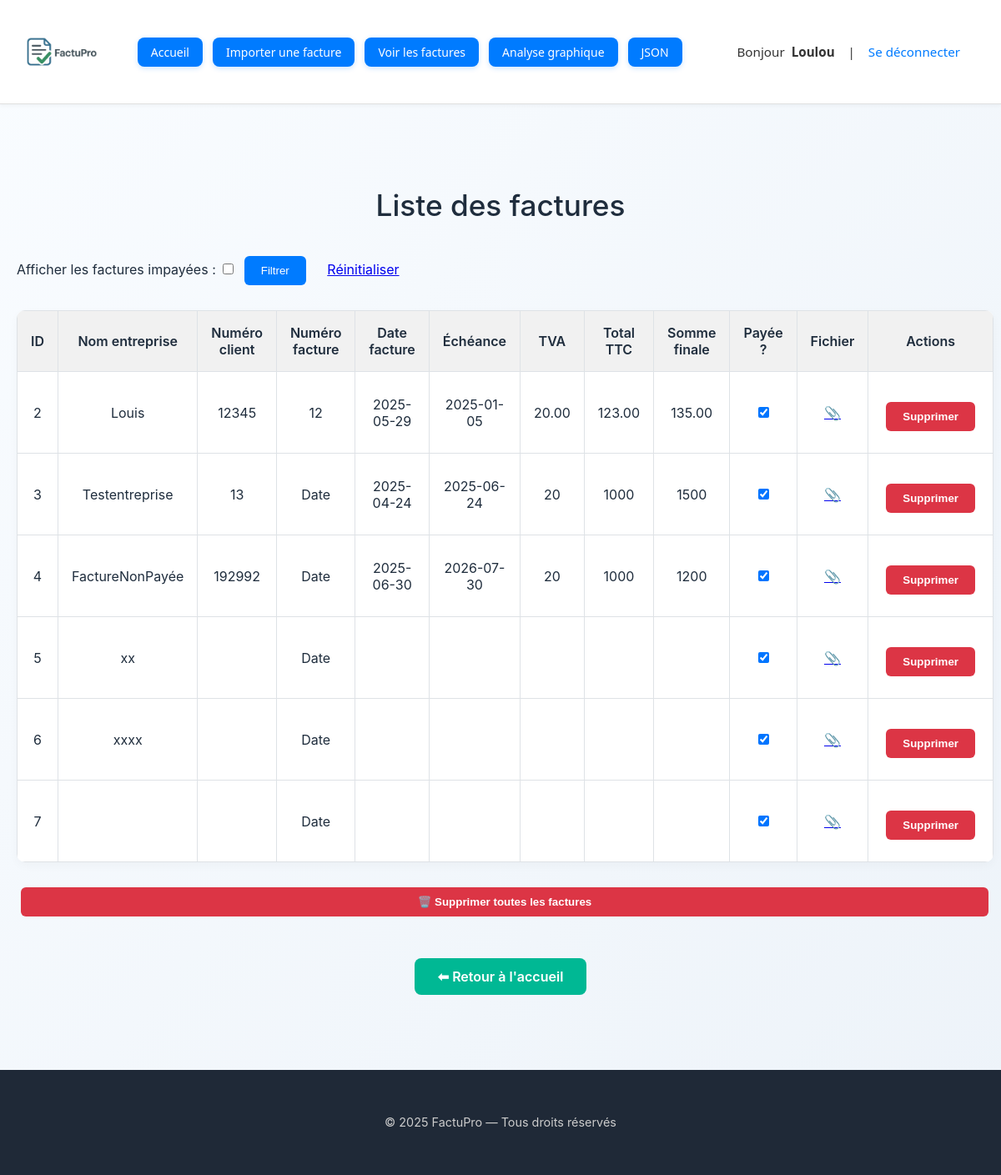
The page /factures (signed in) on the database as committed earlier.
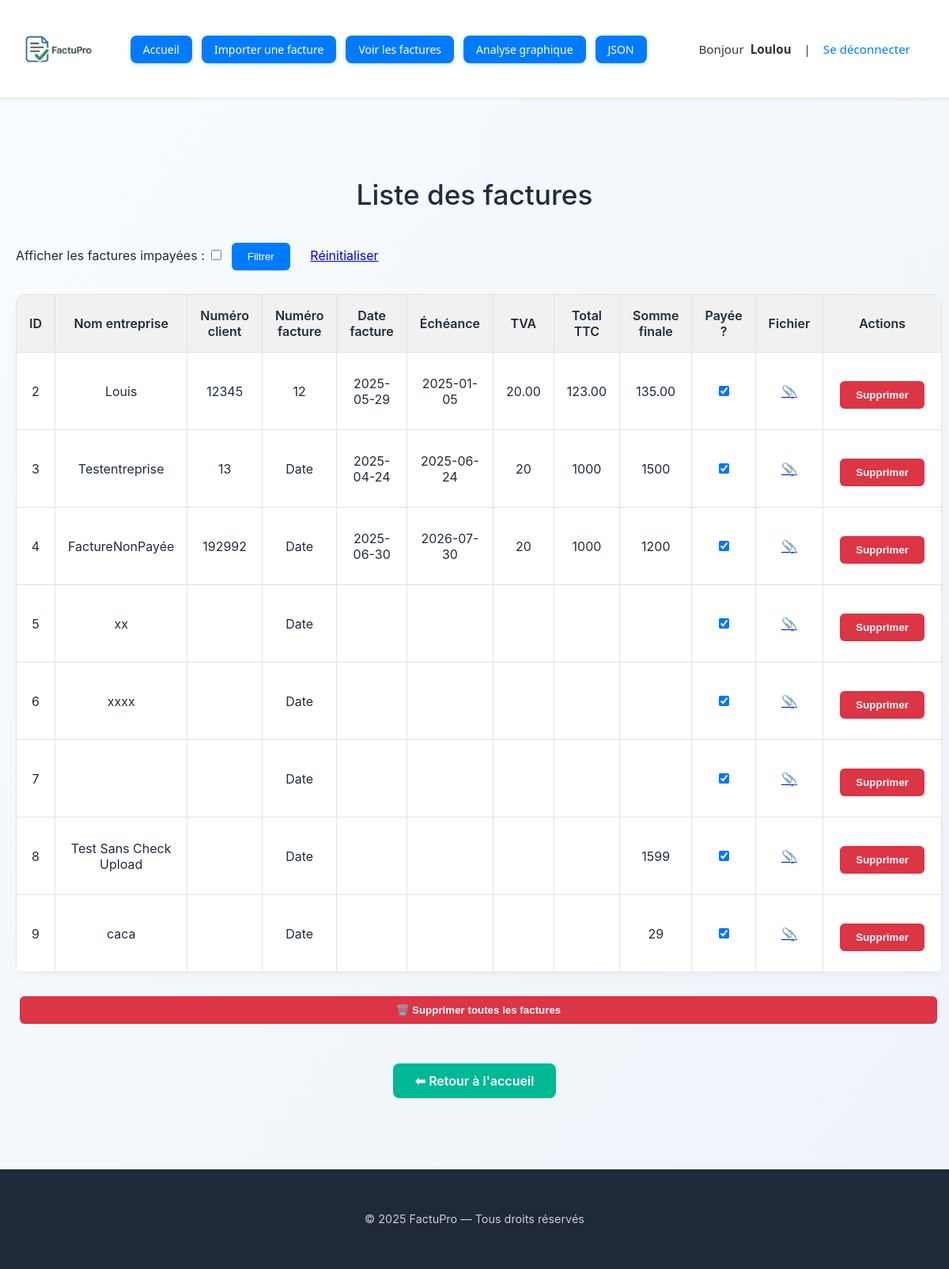
The same page on the database as committed later.
### tables this page shows
CREATE TABLE factures (
            id INTEGER PRIMARY KEY AUTOINCREMENT,
            fournisseur TEXT,
            date_facture TEXT,
            numero_facture TEXT,
            montant_total TEXT,
            TVA TEXT,
            utilisateur_id INTEGER,
            nom_fichier TEXT,
            facture_payee INTEGER DEFAULT 0,
            numero_client TEXT,
            echeance TEXT,
            somme_finale TEXT, payee INTEGER,
            FOREIGN KEY (utilisateur_id) REFERENCES utilisateurs(id)
        );

### app.py (the view)
@app.route('/factures')
def afficher_factures():
    conn = sqlite3.connect('factures.db')
    c = conn.cursor()
    c.execute('SELECT * FROM factures WHERE utilisateur_id = ?', (session['utilisateur_id'],))
    factures = c.fetchall()
    conn.close()
    payee_filter = request.args.get('checkbox_paiement')  # '1' si cochée, None sinon
    filter_active = request.args.get('filter_active', '0') == '1'  # '1' si le filtre est actif
    if filter_active:
        if payee_filter == '1':
            factures = [f for f in factures if str(f[7]) in ['1', 'True', 'true']]
    return render_template('factures.html', factures=factures)

### app.py (called while the page is built)
@app.before_request
def verifier_connexion():
    if request.endpoint in ['upload', 'afficher_factures', 'analyse'] and 'utilisateur_id' not in session:
        return redirect(url_for('login'))

@app.context_processor
def injecter_pseudo():
    return {"pseudo": session.get("pseudo")}

### templates/factures.html (shortened to what this page needs)
<!DOCTYPE html>
<html lang="fr">
<head>
    <link rel="stylesheet" href="/static/style.css">
</head>
<body>
    {% include 'header.html' %}
    <div class="container">
        <h1>Liste des factures</h1>
<form method="GET" action="{{ url_for('afficher_factures') }}" class="filter-form" style="margin-bottom: 1em;">
    <label for="facture_payee">Afficher les factures impayées :</label>
    <input type="checkbox" id="checkbox_paiement" name="checkbox_paiement" value="1" {% if request.args.get('facture_payee') == '1' %}checked{% endif %}>
    <button type="submit">Filtrer</button>
    <a href="{{ url_for('afficher_factures') }}" style="margin-left: 1em;">Réinitialiser</a>
</form>
        <table>
            <tr>
                <th>ID</th>
                <th>Nom entreprise</th>
                <th>Numéro client</th>
                <th>Numéro facture</th>
                <th>Date facture</th>
                <th>Échéance</th>
                <th>TVA</th>
                <th>Total TTC</th>
                <th>Somme finale</th>
                <th>Payée ?</th>
                <th>Fichier</th>
                <th>Actions</th>
            </tr>
            {% for f in factures %}
            <tr>
                <td>{{ f[0] }}</td>
                <td>{{ f[1] }}</td>
                <td>{{ f[9] }}</td>
                <td>{{ f[3] }}</td>
                <td>{{ f[2] }}</td>
                <td>{{ f[10] }}</td>
                <td>{{ f[5] }}</td>
                <td>{{ f[4] }}</td>
                <td>{{ f[11] }}</td>
                <td>
                    <form action="{{ url_for('toggle_payee', facture_id=f[0]) }}" method="post">
                        <input type="checkbox" name="checkbox_paiement" {% if f[7] %}checked{% endif %} onchange="this.form.submit()">
                    </form>
                  </td>
                <td>
                    {% if f[6] %}
                        <a href="{{ url_for('telecharger_fichier', filename=f[6]) }}" target="_blank" title="Télécharger">
                            📎
                        </a>
                    {% else %}
                        -
                    {% endif %}
                </td>
                <td>
                    <form method="POST" action="/supprimer/{{ f[0] }}" onsubmit="return confirm('Confirmer la suppression ?');">
                        <button type="submit" class="danger">Supprimer</button>
                    </form>
                </td>
            </tr>
            {% endfor %}
        </table>
        <form method="POST" action="/supprimer_tout" onsubmit="return confirm('Supprimer toutes les factures ?');">
            <button type="submit" class="danger full">🗑️ Supprimer toutes les factures</button>
        </form>
        <div style="text-align:center">
            <a class="button" href="/">⬅ Retour à l'accueil</a>
        </div>
    </div>
    <footer class="footer">
        <p>&copy; 2025 FactuPro — Tous droits réservés</p>
    </footer>
</body>
</html>

### templates/header.html
<header class="header">
    <div class="logo">
        <img src="/static/logo.png" alt="Logo" style="height: 100px;">
    </div>
    <nav class="nav-links">
        <a href="/">Accueil</a>
        <a href="/upload">Importer une facture</a>
        <a href="/factures">Voir les factures</a>
        <a href="/analyse">Analyse graphique</a>
        <a href="/factures/json/page">JSON</a>
    </nav>
    <div class="user-info" style="text-align: right; padding: 15px 25px; font-size: 0.95em;">
        Bonjour <strong>{{ pseudo }}</strong> &nbsp; | &nbsp;
        <a href="/logout" style="color: #007bff; text-decoration: none;">Se déconnecter</a>
    </div>
</header>

### static/style.css (style rules this page uses)
body { font-family: 'Segoe UI', sans-serif; background-color: #007bff; color: #000000; margin: 0; padding: 0; }
h1 { text-align: center; margin-top: 40px; font-weight: 500; }
.container { max-width: 900px; margin: 0 auto; padding: 20px; }
a.button, button { display: inline-block; padding: 10px 20px; background-color: #007BFF; color: white; text-decoration: none; border-radius: 6px; border: none; margin: 10px 5px; cursor: pointer; }
form { text-align: center; margin-bottom: 20px; }
table { width: 100%; border-collapse: collapse; margin-top: 20px; background-color: white; border-radius: 8px; overflow: hidden; }
th, td { padding: 12px; border: 1px solid #dee2e6; text-align: center; }
th { background-color: #f1f1f1; font-weight: 500; }
button, a.button { transition: background-color 0.2s ease; }
.header { background-color: #ffffff; border-bottom: 1px solid #e0e0e0; padding: 20px 40px; display: flex; align-items: center; justify-content: space-between; box-shadow: 0 2px 6px rgba(0, 0, 0, 0.05); }
.logo img { height: 60px; }
.user-info { text-align: right; padding: 15px 25px; font-size: 0.95em; }
.logo img { height: 50px; }
.container { max-width: 1200px; margin: 0 auto; padding: 40px 20px; }
h1 { text-align: center; font-size: 2.2em; margin-bottom: 30px; }
a.button { display: inline-block; margin: 40px auto 0; padding: 12px 28px; background-color: #00b894; color: white; text-decoration: none; border-radius: 8px; font-weight: 600; text-align: center; }
.footer { background-color: #1f2937; color: #ccc; padding: 40px 20px; text-align: center; font-size: 0.9em; margin-top: 60px; }
table { width: 100%; border-collapse: collapse; background-color: #fff; border-radius: 10px; box-shadow: 0 4px 12px rgba(0, 0, 0, 0.03); overflow: hidden; }
th, td { padding: 16px; border: 1px solid #dee2e6; text-align: center; }
th { background-color: #f1f1f1; font-weight: 600; }
form { display: inline; }
.button, .danger { display: inline-block; padding: 10px 20px; margin-top: 20px; background-color: #007BFF; color: white; text-decoration: none; border: none; border-radius: 6px; font-weight: 600; cursor: pointer; }
.danger { background-color: #dc3545; }
.full { display: block; width: 100%; margin-top: 30px; }
body { font-family: 'Inter', sans-serif; background: linear-gradient(to bottom right, #f9fcff, #edf3f9); margin: 0; padding: 0; color: #1f2d3d; }
.header { background-color: #fff; border-bottom: 1px solid #dee2e6; padding: 20px 40px; display: flex; align-items: center; justify-content: space-between; }
.header .logo { display: flex; align-items: center; }
.container { max-width: 1240px; margin: 0 auto; padding: 60px 20px 30px; }
.header { display: flex; align-items: center; justify-content: space-between; padding: 12px 24px; background-color: #ffffff; border-bottom: 1px solid #e0e0e0; box-shadow: 0 2px 4px rgba(0, 0, 0, 0.04); font-family: 'Segoe UI', sans-serif; }
.logo img { height: 36px; }
.nav-links { display: flex; gap: 12px; }
.nav-links a { background-color: #007BFF; color: white; padding: 8px 16px; border-radius: 8px; text-decoration: none; font-weight: 500; font-size: 14px; transition: background-color 0.3s ease; box-shadow: 0 2px 6px rgba(0, 123, 255, 0.2); }
.user-info { font-size: 14px; color: #333; display: flex; align-items: center; gap: 8px; }
.user-info a { color: #007BFF; text-decoration: none; font-weight: 500; }

Rows that differ between the two databases and show on the page:
added factures: id "8", fournisseur "Test Sans Check Upload", numero_facture "Date", somme_finale "1599", nom_fichier "☑"
added factures: id "9", fournisseur "caca", numero_facture "Date", somme_finale "29", nom_fichier "☑"
